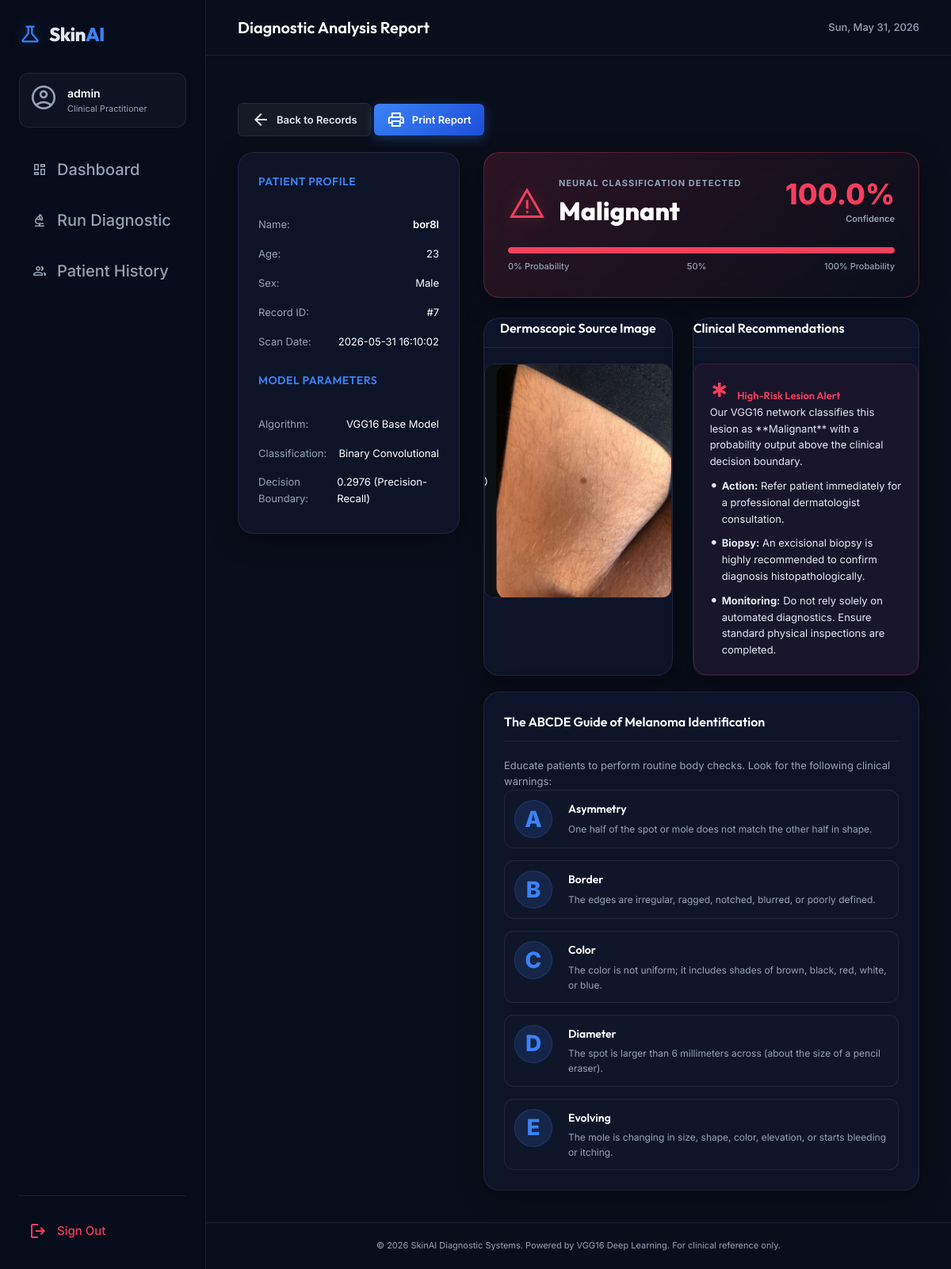
The page /result/7 (signed in) on the database its author committed.
### tables this page shows
CREATE TABLE patients (
                id INTEGER PRIMARY KEY AUTOINCREMENT,
                name TEXT NOT NULL,
                age INTEGER NOT NULL,
                gender TEXT NOT NULL,
                image_path TEXT NOT NULL,
                prediction TEXT NOT NULL,
                confidence REAL NOT NULL,
                risk_level TEXT NOT NULL,
                created_at TIMESTAMP DEFAULT CURRENT_TIMESTAMP
            );

### app.py (the view)
@app.route('/result/<int:patient_id>')
@login_required
def result(patient_id):
    db = get_db()
    patient = db.execute('SELECT * FROM patients WHERE id = ?', (patient_id,)).fetchone()
    if patient is None:
        flash('Patient record not found.', 'error')
        return redirect(url_for('dashboard'))
    return render_template('result.html', patient=patient)

### app.py (called while the page is built)
def get_db():
    db = getattr(g, '_database', None)
    if db is None:
        db = g._database = sqlite3.connect(DB_PATH)
        db.row_factory = sqlite3.Row
    return db

@app.teardown_appcontext
def close_connection(exception):
    db = getattr(g, '_database', None)
    if db is not None:
        db.close()

def login_required(f):
    @wraps(f)
    def decorated_function(*args, **kwargs):
        if 'user_id' not in session:
            flash('Please log in to access this page.', 'warning')
            return redirect(url_for('login'))
        return f(*args, **kwargs)
    return decorated_function

### templates/result.html (shortened to what this page needs)
{% extends 'base.html' %}
{% block header_title %}Diagnostic Analysis Report{% endblock %}
{% block content %}
<div class="result-wrapper fade-in">
    <div class="action-bar mb-4">
        <a href="{{ url_for('patients') }}" class="btn-secondary btn-sm">
            <span class="material-symbols-outlined">arrow_back</span>
            <span>Back to Records</span>
        </a>
        <button onclick="window.print();" class="btn-primary btn-sm">
            <span class="material-symbols-outlined">print</span>
            <span>Print Report</span>
        </button>
    </div>
    <div class="report-container">
        <div class="report-sidebar glass-panel">
            <h3 class="panel-title border-bottom pb-2">Patient Profile</h3>
            <div class="profile-details">
                <div class="profile-row">
                    <span class="detail-label">Name:</span>
                    <span class="detail-value font-bold">{{ patient.name }}</span>
                </div>
                <div class="profile-row">
                    <span class="detail-label">Age:</span>
                    <span class="detail-value">{{ patient.age }}</span>
                </div>
                <div class="profile-row">
                    <span class="detail-label">Sex:</span>
                    <span class="detail-value">{{ patient.gender }}</span>
                </div>
                <div class="profile-row">
                    <span class="detail-label">Record ID:</span>
                    <span class="detail-value">#{{ patient.id }}</span>
                </div>
                <div class="profile-row">
                    <span class="detail-label">Scan Date:</span>
                    <span class="detail-value">{{ patient.created_at }}</span>
                </div>
            </div>
            <h3 class="panel-title border-bottom pb-2 mt-4">Model Parameters</h3>
            <div class="profile-details">
                <div class="profile-row">
                    <span class="detail-label">Algorithm:</span>
                    <span class="detail-value">VGG16 Base Model</span>
                </div>
                <div class="profile-row">
                    <span class="detail-label">Classification:</span>
                    <span class="detail-value">Binary Convolutional</span>
                </div>
                <div class="profile-row">
                    <span class="detail-label">Decision Boundary:</span>
                    <span class="detail-value">0.2976 (Precision-Recall)</span>
                </div>
            </div>
        </div>
        <div class="report-main-col">
            <div class="diagnostic-banner glass-panel {% if patient.prediction == 'Malignant' %}banner-danger{% else %}banner-success{% endif %}">
                <div class="banner-body">
                    <div class="banner-heading">
                        <span class="material-symbols-outlined banner-icon">
                        </span>
                        <div>
                            <p class="banner-tag">NEURAL CLASSIFICATION DETECTED</p>
                            <h2>{{ patient.prediction }}</h2>
                        </div>
                    </div>
                    <div class="metric-block">
                        <div class="metric-score">
                            <span class="score-num">{{ patient.confidence }}%</span>
                            <span class="score-label">Confidence</span>
                        </div>
                    </div>
                </div>
                <div class="gauge-container">
                    <div class="gauge-bar">
                        <div class="gauge-fill {% if patient.prediction == 'Malignant' %}bg-danger{% else %}bg-success{% endif %}" style="width: {{ patient.confidence }}%"></div>
                    </div>
                    <div class="gauge-labels">
                        <span>0% Probability</span>
                        <span>50%</span>
                        <span>100% Probability</span>
                    </div>
                </div>
            </div>
            <div class="report-details-grid">
                <div class="details-card glass-panel text-center">
                    <h3 class="card-title">Dermoscopic Source Image</h3>
                    <div class="analyzed-image-wrapper">
                        <img src="{{ url_for('static', filename='uploads/' + patient.image_path) }}" alt="Patient skin lesion image" class="analyzed-image">
                    </div>
                </div>
                <div class="details-card glass-panel">
                    <h3 class="card-title">Clinical Recommendations</h3>
                    {% if patient.prediction == 'Malignant' %}
                    <div class="clinical-box bg-red-dim border-red">
                        <h4 class="text-danger font-bold d-flex align-items-center">
                            <span class="material-symbols-outlined mr-2">emergency</span> High-Risk Lesion Alert
                        </h4>
                        <p>Our VGG16 network classifies this lesion as **Malignant** with a probability output above the clinical decision boundary. </p>
                        <ul class="clinical-list mt-2">
                            <li><strong>Action:</strong> Refer patient immediately for a professional dermatologist consultation.</li>
                            <li><strong>Biopsy:</strong> An excisional biopsy is highly recommended to confirm diagnosis histopathologically.</li>
                            <li><strong>Monitoring:</strong> Do not rely solely on automated diagnostics. Ensure standard physical inspections are completed.</li>
                        </ul>
                    </div>
                    {% endif %}
                </div>
            </div>
            <div class="abcde-guide-card glass-panel mt-4">
                <h3 class="card-title">The ABCDE Guide of Melanoma Identification</h3>
                <p class="guide-intro mb-3">Educate patients to perform routine body checks. Look for the following clinical warnings:</p>
                <div class="abcde-grid">
                    <div class="abcde-item">
                        <div class="abcde-letter">A</div>
                        <div class="abcde-info">
                            <h5>Asymmetry</h5>
                            <p>One half of the spot or mole does not match the other half in shape.</p>
                        </div>
                    </div>
                    <div class="abcde-item">
                        <div class="abcde-letter">B</div>
                        <div class="abcde-info">
                            <h5>Border</h5>
                            <p>The edges are irregular, ragged, notched, blurred, or poorly defined.</p>
                        </div>
                    </div>
                    <div class="abcde-item">
                        <div class="abcde-letter">C</div>
                        <div class="abcde-info">
                            <h5>Color</h5>
                            <p>The color is not uniform; it includes shades of brown, black, red, white, or blue.</p>
                        </div>
                    </div>
                    <div class="abcde-item">
                        <div class="abcde-letter">D</div>
                        <div class="abcde-info">
                            <h5>Diameter</h5>
                            <p>The spot is larger than 6 millimeters across (about the size of a pencil eraser).</p>
                        </div>
                    </div>
                    <div class="abcde-item">
                        <div class="abcde-letter">E</div>
                        <div class="abcde-info">
                            <h5>Evolving</h5>
                            <p>The mole is changing in size, shape, color, elevation, or starts bleeding or itching.</p>
                        </div>
                    </div>
                </div>
            </div>
        </div>
    </div>
</div>
{% endblock %}

### rows shown on the page
patients: name "bor8l", age "23", gender "Male", id "7", created_at "2026-05-31 16:10:02", prediction "Malignant", confidence "100.0", image_path (picture)

### other values the page prints
{{ session.get('username') }} "admin"
